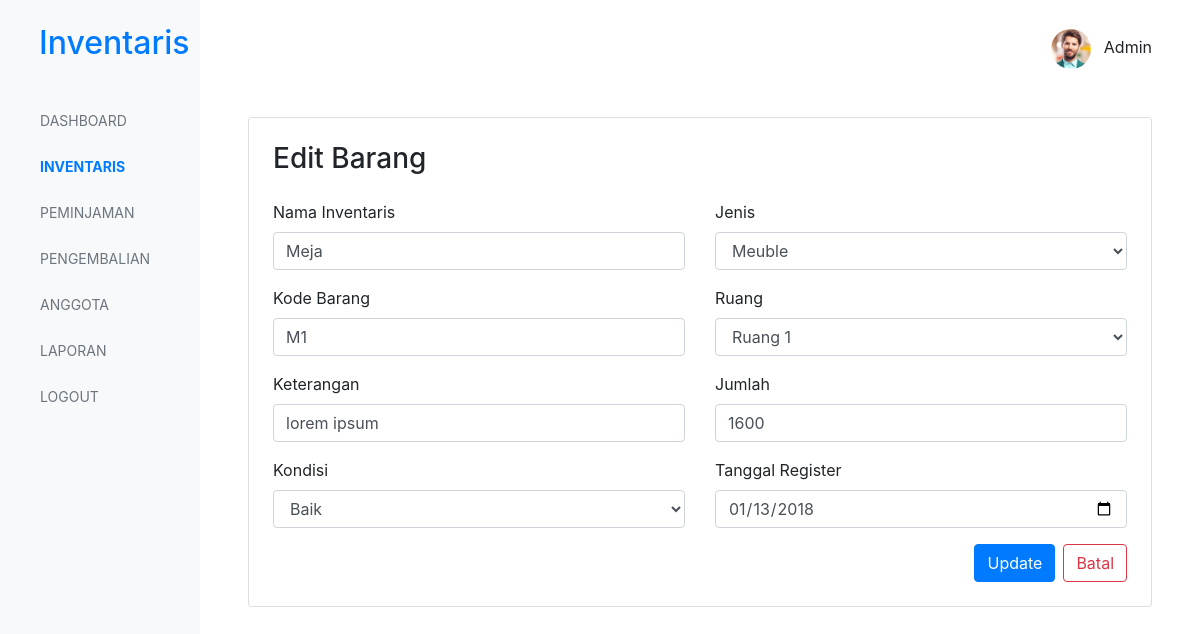
Screenshot of /inventaris.edit.php?id=4 (signed in) with the database file from the repository.
### tables this page shows
CREATE TABLE `inventaris` (
  `id_inventaris` int(11) NOT NULL,
  `nama` varchar(20) NOT NULL,
  `kondisi` enum('Baik','Kurang Baik') NOT NULL,
  `keterangan` text NOT NULL,
  `jumlah` int(25) NOT NULL,
  `id_jenis` int(11) NOT NULL,
  `tanggal_register` date NOT NULL,
  `id_ruang` int(11) NOT NULL,
  `kode_inventaris` varchar(25) NOT NULL,
  `id_petugas` int(11) NOT NULL
);

CREATE TABLE `ruang` (
  `id_ruang` int(11) NOT NULL,
  `nama_ruang` text NOT NULL,
  `kode_ruang` varchar(25) NOT NULL,
  `keterangan` text NOT NULL
);

### class/Database.php (called while the page is built, shortened)
<?php
  class Database
  {
    protected $host   = DB_HOST,
              $user   = DB_USER,
              $pass   = DB_PASS,
              $dbname = DB_NAME;
    public $conn;
    public function __construct() {
      $this->conn = new mysqli($this->host, $this->user, $this->pass, $this->dbname);
    }
    public function fetchAll($query)
    {
      $data = [];
      while ($row = $query->fetch_assoc()) {
        $data[] = $row;
      }
      return $data;
    }
    public function getAll($table)
    {
      $sql = "SELECT * FROM $table";
      $query = $this->conn->query($sql);
      $result = $this->fetchAll($query);
      return $result;
    }
  }

### class/Inventaris.php (called while the page is built, shortened)
<?php
  class Inventaris extends Database
  {
    private $table = 'inventaris';
    public function getInventarisById($id)
    {
      $sql = "SELECT * FROM $this->table
              JOIN petugas ON $this->table.id_petugas = petugas.id_petugas
              JOIN jenis ON $this->table.id_jenis = jenis.id_jenis
              JOIN ruang ON $this->table.id_ruang = ruang.id_ruang
              WHERE id_inventaris = '$id'";
      $query = $this->conn->query($sql);
      $result = $query->fetch_assoc();
      return $result;
    }
  }

### init.php (called while the page is built, shortened)
<?php
  $db = new Database();
?>

### inventaris.edit.php (the view, shortened to what this page needs)
<?php
  require_once 'init.php';
  require_once '_templates/header.php';
  $id = $_GET['id'];
  $data = $invent->getInventarisById($id);
  $list_jenis = $db->getAll('jenis');
  $list_ruang = $db->getAll('ruang');
?>
<div class="card p-4">
  <h3 class="mb-4">Edit Barang</h3>
    <form action="" method="POST">
      <div class="row">
        <div class="col-6">
          <div class="form-group">
            <label for="nama">Nama Inventaris</label>
            <input name="nama" type="text" placeholder="Nama Barang" class="form-control" value="<?= $data['nama'] ?>">
          </div>
          <div class="form-group">
            <label for="kode">Kode Barang</label>
            <input name="kode" type="text" placeholder="Kode Barang" class="form-control" value="<?= $data['kode_inventaris'] ?>">
          </div>
          <div class="form-group">
            <label for="keterangan">Keterangan</label>
            <input name="keterangan" type="text" placeholder="Keterangan Barang" class="form-control" value="<?= $data['keterangan'] ?>">
          </div>
          <div class="form-group">
            <label>Kondisi</label>
            <select name="kondisi" class="form-control">
              <option value="Baik">Baik</option>
            </select>
          </div>
        </div>
        <div class="col-6">
          <div class="form-group">
            <label for="jenis">Jenis</label>
            <select name="jenis" id="" class="form-control">
              <?php foreach ($list_jenis as $jenis) : ?>
                <option value="<?= $jenis['id_jenis'] ?>"><?= $jenis['nama_jenis'] ?></option>
              <?php endforeach; ?>
            </select>
          </div>
          <div class="form-group">
            <label for="ruang">Ruang</label>
            <select name="ruang" id="" class="form-control">
              <?php foreach ($list_ruang as $ruang) : ?>
                <option value="<?= $ruang['id_ruang'] ?>"><?= $ruang['nama_ruang'] ?></option>
              <?php endforeach; ?>
            </select>
          </div>
          <div class="form-group">
            <label for="jumlah">Jumlah</label>
            <input name="jumlah" type="number" placeholder="Jumlah Barang" class="form-control" value="<?= $data['jumlah'] ?>">
          </div>
          <div class="form-group">
            <label for="tanggal">Tanggal Register</label>
            <input name="tanggal" type="date" class="form-control" value="<?= date('Y-m-d', strtotime($data['tanggal_register'] ))?>">
          </div>
        </div>
      </div>
      <div class="d-flex">
        <button type="submit" class="btn btn-primary mr-2 ml-auto" name="submit">Update</button>
        <a href="<?= BASE_URL; ?>/inventaris.php" class="btn btn-outline-danger">Batal</a>
      </div>
    </form>
</div>
<?php require_once '_templates/footer.php'; ?>

### assets/css/main.css (style rules this page uses)
a { text-decoration: none !important; }

### rows the page displays
inventaris: nama "Meja", kode "M1", keterangan "lorem ipsum", jumlah "1600", tanggal "01/13/2018"

### other values shown
$_SESSION['user']['nama_petugas'] "Admin"
form field jenis "Meuble"
form field ruang "Ruang 1"
